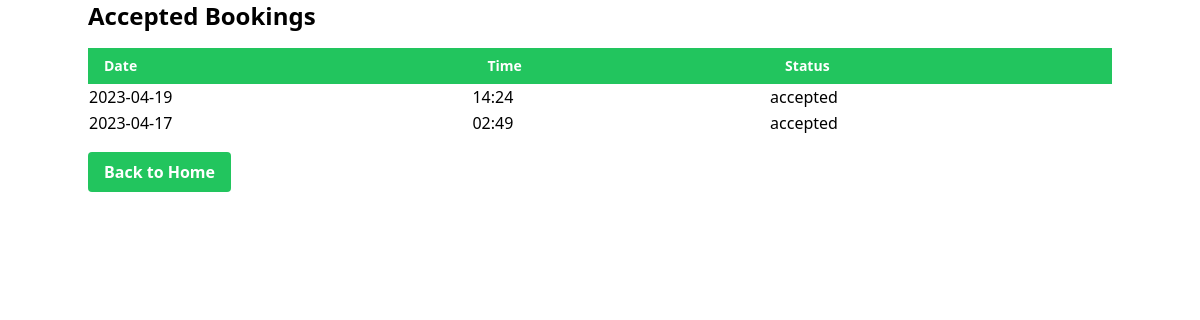
The app's page /accepted_bookings (signed in) with its own data.
### tables this page shows
CREATE TABLE bookings (
                    id INTEGER PRIMARY KEY AUTOINCREMENT,
                    user_id INTEGER NOT NULL,
                    date TEXT NOT NULL,
                    time TEXT NOT NULL,
                    status TEXT NOT NULL DEFAULT 'pending',
                    FOREIGN KEY (user_id) REFERENCES users (id)
                );

### app.py (the view)
@app.route("/accepted_bookings")
def accepted_orders():
    db = get_db()
    with db:
        cursor = db.cursor()
        cursor.execute("SELECT * FROM bookings WHERE user_id = ? AND status = ?", (session['userID'],'accepted'))
        bookings = cursor.fetchall()
    print(session['userID'])
    return render_template('accepted_booking.html', bookings = bookings)

### app.py (called while the page is built)
def get_db():
    if 'db' not in g:
        g.db = sqlite3.connect(DATABASE)
        with g.db as conn:
            conn.execute("""
            CREATE TABLE IF NOT EXISTS users (
                id INTEGER PRIMARY KEY AUTOINCREMENT,
                username TEXT NOT NULL UNIQUE,
                email TEXT NOT NULL UNIQUE,
                password TEXT NOT NULL,
                type TEXT NOT NULL
            )
            """)
            conn.execute("""
                CREATE TABLE IF NOT EXISTS bookings (
                    id INTEGER PRIMARY KEY AUTOINCREMENT,
                    user_id INTEGER NOT NULL,
                    date TEXT NOT NULL,
                    time TEXT NOT NULL,
                    status TEXT NOT NULL DEFAULT 'pending',
                    FOREIGN KEY (user_id) REFERENCES users (id)
                )
            """)
    return g.db

@app.before_request
def before_request():
    session.permanent = True

@app.teardown_appcontext
def teardown_appcontext(e=None):
    close_db()

### templates/accepted_booking.html (shortened to what this page needs)
<!DOCTYPE html>
<html>
<head>
	<script src="https://cdn.tailwindcss.com"></script>
</head>
<body>
	<div class="container mx-auto">
		<h1 class="text-2xl font-bold mb-4">Accepted Bookings</h1>
		<table class="w-full">
			<thead>
				<tr class="bg-green-500">
					<th class="text-white py-2 px-2 sm:px-4 text-sm text-left">Date</th>
					<th class="text-white py-2 px-2 sm:px-4 text-sm text-left">Time</th>
					<th class="text-white py-2 px-2 sm:px-4 text-sm text-left">Status</th>
				</tr>
			</thead>
			<tbody>
				{% for booking in bookings %}
					<tr>
						<td>{{ booking[2] }}</td>
						<td>{{ booking[3] }}</td>
						<td>{{ booking[4] }}</td>
					</tr>
				{% endfor %}
			</tbody>
		</table>
		<a href="/" class="inline-block mt-4 bg-green-500 hover:bg-green-700 text-white font-bold py-2 px-4 rounded transition-transform duration-300 transform hover:scale-105">
			Back to Home
		</a>
	</div>
</body>
</html>

### records on screen
bookings: date "2023-04-19", time "14:24", status "accepted"
bookings: date "2023-04-17", time "02:49", status "accepted"
